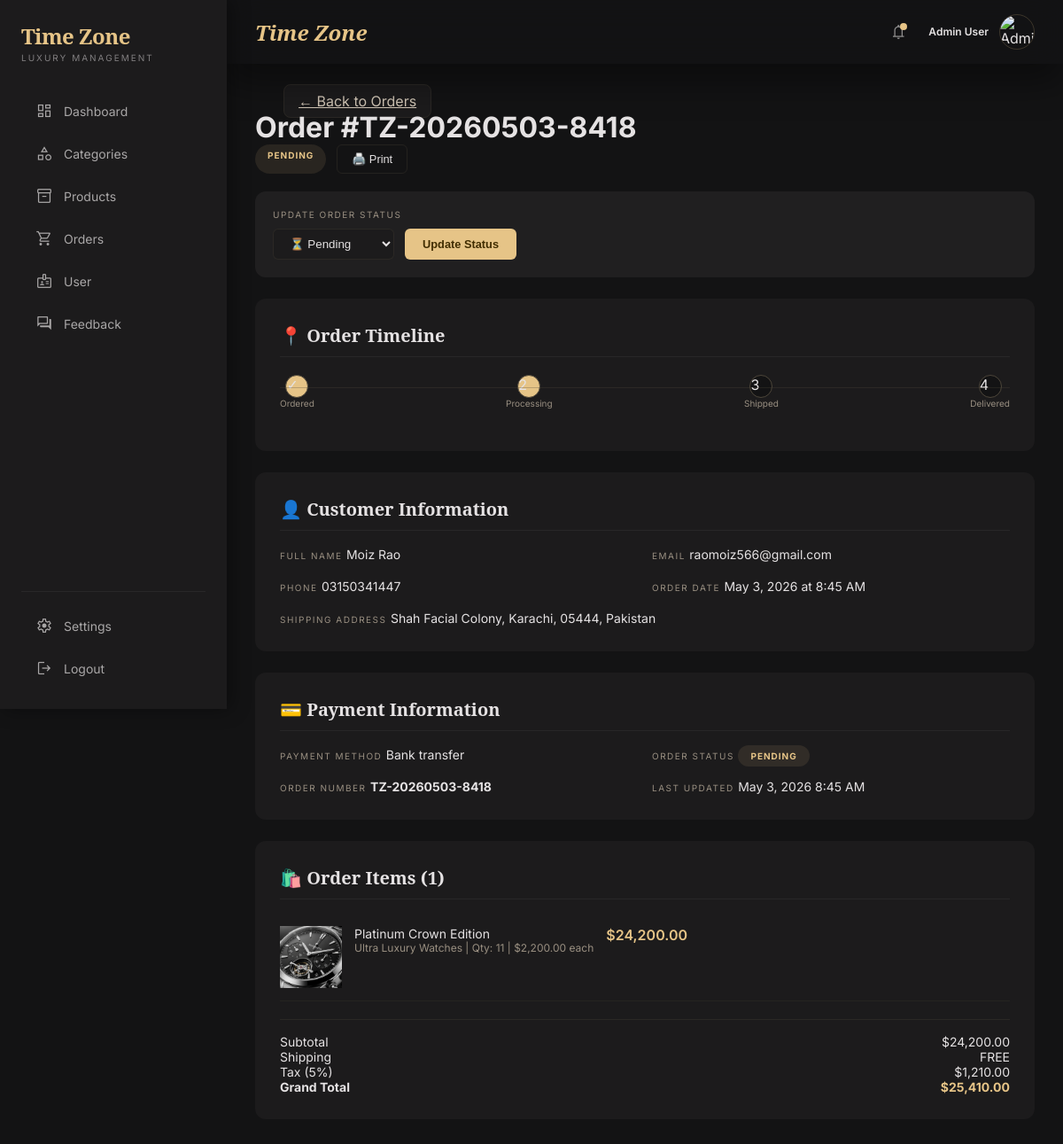
The app's page /admin panel/pages/order_detail.php?id=8 (signed in) with its own data.
### tables this page shows
CREATE TABLE `orders` (
  `order_id` int(11) NOT NULL,
  `order_number` varchar(50) NOT NULL,
  `customer_name` varchar(100) NOT NULL,
  `customer_email` varchar(100) NOT NULL,
  `customer_phone` varchar(20) NOT NULL,
  `shipping_address` text NOT NULL,
  `payment_method` varchar(50) NOT NULL,
  `subtotal` decimal(10,2) NOT NULL,
  `tax` decimal(10,2) NOT NULL DEFAULT 0.00,
  `shipping` decimal(10,2) NOT NULL DEFAULT 0.00,
  `total` decimal(10,2) NOT NULL,
  `notes` text DEFAULT NULL,
  `status` enum('pending','processing','shipped','delivered','cancelled') DEFAULT 'pending',
  `created_at` timestamp NOT NULL DEFAULT current_timestamp(),
  `updated_at` timestamp NOT NULL DEFAULT current_timestamp() ON UPDATE current_timestamp()
);

CREATE TABLE `order_items` (
  `item_id` int(11) NOT NULL,
  `order_id` int(11) NOT NULL,
  `product_id` int(11) NOT NULL,
  `quantity` int(11) NOT NULL,
  `price` decimal(10,2) NOT NULL,
  `total` decimal(10,2) NOT NULL
);

CREATE TABLE `products` (
  `p_id` int(11) NOT NULL,
  `p_name` varchar(255) DEFAULT NULL,
  `p_desc` text DEFAULT NULL,
  `p_price` decimal(7,2) DEFAULT NULL,
  `p_stock` int(11) DEFAULT NULL,
  `p_image` varchar(255) DEFAULT NULL,
  `p_cid` int(11) DEFAULT NULL,
  `p_status` varchar(50) DEFAULT NULL
);

CREATE TABLE `category` (
  `c_id` int(11) NOT NULL,
  `c_name` varchar(255) NOT NULL,
  `c_description` text DEFAULT NULL,
  `c_image` varchar(255) DEFAULT NULL,
  `c_status` varchar(10) DEFAULT NULL
);

### admin panel/pages/order_detail.php (the view, shortened to what this page needs)
<?php
include '../common/header.php';
include('../config/conn.php');
$order_id = isset($_GET['id']) ? intval($_GET['id']) : 0;
$order_query = "SELECT * FROM orders WHERE order_id = $order_id";
$order_result = mysqli_query($conn, $order_query);
$order = mysqli_fetch_assoc($order_result);
$items_query = "SELECT oi.*, p.p_name, p.p_image, p.p_desc, cat.c_name
                FROM order_items oi
                JOIN products p ON oi.  product_id = p.p_id
                JOIN category cat ON p.p_cid = cat.c_id
                WHERE oi.order_id = $order_id";
$items_result = mysqli_query($conn, $items_query);
$order_items = [];
while ($row = mysqli_fetch_assoc($items_result)) {
    $order_items[] = $row;
}
?>
<!DOCTYPE html>
<html lang="en">
<head>
</head>
<body>
<div class="admin-layout">
  <main class="main-content-order">
    <div class="page-header-bar">
      <div>
        <a href="order.php" class="back-btn">← Back to Orders</a>
        <br>
        <h1 class="page-title">Order <span>#<?php echo $order['order_number']; ?></span></h1>
      </div>
      <div style="display: flex; gap: 12px;">
        <span class="status-badge-lg status-<?php echo $order['status']; ?>">
          <?php echo ucfirst($order['status']); ?>
        </span>
        <button onclick="window.print()" class="print-btn">🖨️ Print</button>
      </div>
    </div>
    <div class="status-update">
      <div class="status-update-title">Update Order Status</div>
      <form method="POST" class="status-form">
        <select name="status" class="status-select">
          <option value="pending" <?php echo $order['status'] == 'pending' ? 'selected' : ''; ?>>⏳ Pending</option>
        </select>
        <button type="submit" name="update_status" class="update-btn">Update Status</button>
      </form>
    </div>
    <div class="info-card" style="margin-top: 24px;">
      <h3 class="card-title">📍 Order Timeline</h3>
      <div class="timeline">
        <div class="timeline-step">
          <div class="step-dot <?php echo in_array($order['status'], ['pending','processing','shipped','delivered']) ? 'completed' : ''; ?>">✓</div>
          <span class="step-label">Ordered</span>
        </div>
        <div class="timeline-step">
          <div class="step-dot <?php echo in_array($order['status'], ['processing','shipped','delivered']) ? 'completed' : ($order['status'] == 'pending' ? 'active' : ''); ?>">
            <?php echo in_array($order['status'], ['processing','shipped','delivered']) ? '✓' : '2'; ?>
          </div>
          <span class="step-label">Processing</span>
        </div>
        <div class="timeline-step">
          <div class="step-dot <?php echo in_array($order['status'], ['shipped','delivered']) ? 'completed' : ($order['status'] == 'processing' ? 'active' : ''); ?>">
            <?php echo in_array($order['status'], ['shipped','delivered']) ? '✓' : '3'; ?>
          </div>
          <span class="step-label">Shipped</span>
        </div>
        <div class="timeline-step">
          <div class="step-dot <?php echo $order['status'] == 'delivered' ? 'completed' : ($order['status'] == 'shipped' ? 'active' : ''); ?>">
            <?php echo $order['status'] == 'delivered' ? '✓' : '4'; ?>
          </div>
          <span class="step-label">Delivered</span>
        </div>
      </div>
    </div>
    <div class="info-card">
      <h3 class="card-title">👤 Customer Information</h3>
      <div class="info-grid">
        <div class="info-item">
          <span class="info-label">Full Name</span>
          <span class="info-value"><?php echo $order['customer_name']; ?></span>
        </div>
        <div class="info-item">
          <span class="info-label">Email</span>
          <span class="info-value"><?php echo $order['customer_email']; ?></span>
        </div>
        <div class="info-item">
          <span class="info-label">Phone</span>
          <span class="info-value"><?php echo $order['customer_phone']; ?></span>
        </div>
        <div class="info-item">
          <span class="info-label">Order Date</span>
          <span class="info-value"><?php echo date('F j, Y \a\t g:i A', strtotime($order['created_at'])); ?></span>
        </div>
        <div class="info-item" style="grid-column: 1 / -1;">
          <span class="info-label">Shipping Address</span>
          <span class="info-value"><?php echo $order['shipping_address']; ?></span>
        </div>
      </div>
    </div>
    <div class="info-card">
      <h3 class="card-title">💳 Payment Information</h3>
      <div class="info-grid">
        <div class="info-item">
          <span class="info-label">Payment Method</span>
          <span class="info-value"><?php echo str_replace('_', ' ', ucfirst($order['payment_method'])); ?></span>
        </div>
        <div class="info-item">
          <span class="info-label">Order Status</span>
          <span class="info-value"><span class="status-badge-lg status-<?php echo $order['status']; ?>"><?php echo ucfirst($order['status']); ?></span></span>
        </div>
        <div class="info-item">
          <span class="info-label">Order Number</span>
          <span class="info-value" style="color: var(--gold); font-weight: 700;"><?php echo $order['order_number']; ?></span>
        </div>
        <div class="info-item">
          <span class="info-label">Last Updated</span>
          <span class="info-value"><?php echo date('F j, Y g:i A', strtotime($order['updated_at'])); ?></span>
        </div>
      </div>
    </div>
    <div class="info-card">
      <h3 class="card-title">🛍️ Order Items (<?php echo count($order_items); ?>)</h3>
      <?php foreach ($order_items as $item): ?>
      <div class="item-row">
        <img src="../../admin panel/assets/images/<?php echo $item['p_image']; ?>" alt="<?php echo $item['p_name']; ?>">
        <div class="item-info">
          <div class="item-name"><?php echo $item['p_name']; ?></div>
          <div class="item-meta"><?php echo $item['c_name']; ?> | Qty: <?php echo $item['quantity']; ?> | $<?php echo number_format($item['price'], 2); ?> each</div>
        </div>
        <div class="item-price">$<?php echo number_format($item['total'], 2); ?></div>
      </div>
      <?php endforeach; ?>
      <div class="totals-section">
        <div class="total-row">
          <span class="label">Subtotal</span>
          <span class="value">$<?php echo number_format($order['subtotal'], 2); ?></span>
        </div>
        <div class="total-row">
          <span class="label">Shipping</span>
          <span class="value" style="color: var(--success);">FREE</span>
        </div>
        <div class="total-row">
          <span class="label">Tax (5%)</span>
          <span class="value">$<?php echo number_format($order['tax'], 2); ?></span>
        </div>
        <div class="total-row grand">
          <span class="label">Grand Total</span>
          <span class="value">$<?php echo number_format($order['total'], 2); ?></span>
        </div>
      </div>
    </div>
  </main>
</div>
</body>
</html>

### admin panel/common/header.php (shortened to what this page needs)
<!DOCTYPE html>
<html lang="en">
<head>
<link rel="stylesheet" href="../assets/css/style.css"/>
</head>
<body>
<div class="admin-wrapper">
<aside class="sidebar">
  <div class="sidebar-brand"><h2 style="font-weight: 900; font-size:24px;">Time Zone</h2><p>Luxury Management</p></div>
<nav class="sidebar-nav">
    <a href="/e-project/admin%20panel/pages/index.php" class="nav-link">
        <span class="material-symbols-outlined">dashboard</span>
        <span>Dashboard</span>
    </a>
    <a href="/e-project/admin%20panel/pages/CATEGORIES/" class="nav-link">
        <span class="material-symbols-outlined">category</span>
        <span>Categories</span>
    </a>
    <a href="/e-project/admin%20panel/pages/products/" class="nav-link">
        <span class="material-symbols-outlined">inventory_2</span>
        <span>Products</span>
    </a>
    <a href="/e-project/admin%20panel/pages/order.php" class="nav-link">
        <span class="material-symbols-outlined">shopping_cart</span>
        <span>Orders</span>
    </a>
    <a href="/e-project/admin%20panel/pages/user/employees.php" class="nav-link">
        <span class="material-symbols-outlined">badge</span>
        <span>User</span>
    </a>
    <a href="/e-project/admin%20panel/pages/feedbacks.php" class="nav-link">
        <span class="material-symbols-outlined">forum</span>
        <span>Feedback</span>
    </a>
</nav>
  <div class="sidebar-footer">
  <a href="/e-project/admin%20panel/pages/settings.php" class="nav-link"><span class="material-symbols-outlined">settings</span><span>Settings</span></a>
    <a href="../../../../e-project/user_panel/pages/login.php" class="nav-link logout"><span class="material-symbols-outlined">logout</span><span>Logout</span></a>
  </div>
</aside>
<div class="main-content">
<header class="top-header">
  <div style="display:flex;align-items:center;gap:32px;">
    <span class="header-brand" style="font-weight: 900;">Time Zone</span>
  </div>
  <div class="header-right">
    <button class="notif-btn"><span class="material-symbols-outlined">notifications</span><span class="notif-dot"></span></button>
    <div class="admin-user">
      <div class="admin-user-info" style="text-align:right"><p>Admin User</p><span></span></div>
      <img src="https://lh3.googleusercontent.com/aida-public/AB6AXuDw73XO4P020_6hUjv0atY8oAp0GfrtL-Azzbo5ZP90C8GPBIfqUAY4ofOZzIen4GUeU3uAGZZ1lqm64PZPadg-WzLxpOHXMVijnrc46g6qxzmjirC_eganzaQi_jVnaxjMuQH58dk9VTw_dprMn6a7OBwkvRoWF7Yk2mIeFCCkWGE7GzS8IxgnIYVewsfgP3igSjPxE3imec7fAb38wO9wQBS0ClMEt5HGaoVdjKLoOBYvtju9AoFkFQAhGF_Tr29GcM_i4NbSNeo7" alt="Admin"/>
    </div>
  </div>
</header>

### admin panel/assets/css/style.css (style rules this page uses)
:root { --primary: #e6c487; --primary-container: #c9a96e; --on-primary: #412d00; --background: #131314; --surface: #131314; --surface-container: #201f20; --surface-container-low: #1c1b1c; --surface-container-high: #2a2a2b; --surface-container-highest: #353436; --on-surface: #e5e2e3; --on-surface-variant: #d0c5b5; --outline: #998f81; --outline-variant: #4d463a; --error: #ffb4ab; --error-container: #93000a; }
* { box-sizing: border-box; margin: 0; padding: 0; }
body { font-family: 'Inter', sans-serif; background: var(--background); color: var(--on-surface); min-height: 100vh; }
.material-symbols-outlined { font-variation-settings: 'FILL' 0, 'wght' 300, 'GRAD' 0, 'opsz' 24; font-size: 20px; vertical-align: middle; }
.admin-wrapper { display: flex; min-height: 100vh; flex-direction: column; }
.sidebar { width: 256px; min-height: 100vh; background: #1C1B1C; position: fixed; left: 0; top: 0; display: flex; flex-direction: column; padding: 24px; box-shadow: 4px 0 20px rgba(0, 0, 0, 0.4); z-index: 50; }
.sidebar-brand h2 { font-family: 'Noto Serif', serif; font-size: 1.25rem; color: var(--primary); letter-spacing: -0.025em; }
.sidebar-brand p { font-size: 10px; text-transform: uppercase; letter-spacing: 0.2em; color: rgba(229, 226, 227, 0.5); margin-top: 2px; }
.sidebar-nav { flex: 1; margin-top: 32px; display: flex; flex-direction: column; gap: 4px; }
.nav-link { display: flex; align-items: center; gap: 12px; padding: 12px 16px; border-radius: 8px; font-size: 0.875rem; color: rgba(229, 226, 227, 0.7); text-decoration: none; transition: all 0.3s; cursor: pointer; }
.sidebar-footer { border-top: 1px solid rgba(255, 255, 255, 0.05); padding-top: 16px; margin-top: 16px; display: flex; flex-direction: column; gap: 4px; }
.main-content { flex: 1; margin-left: 256px; display: flex; flex-direction: column; min-height: 100vh; }
.top-header { display: flex; justify-content: space-between; align-items: center; padding: 16px 32px; background: rgba(19, 19, 20, 0.6); backdrop-filter: blur(20px); position: sticky; top: 0; z-index: 40; box-shadow: 0 20px 40px rgba(0, 0, 0, 0.4); }
.header-brand { font-family: 'Noto Serif', serif; font-style: italic; font-size: 1.5rem; color: var(--primary); }
.header-right { display: flex; align-items: center; gap: 24px; }
.notif-btn { position: relative; background: none; border: none; color: rgba(229, 226, 227, 0.6); cursor: pointer; transition: color 0.3s; }
.notif-dot { position: absolute; top: 0; right: 0; width: 8px; height: 8px; background: var(--primary); border-radius: 50%; }
.admin-user { display: flex; align-items: center; gap: 12px; cursor: pointer; }
.admin-user img { width: 40px; height: 40px; border-radius: 50%; object-fit: cover; border: 1px solid rgba(230, 196, 135, 0.2); transition: border-color 0.3s; }
.admin-user-info p { font-size: 0.75rem; font-weight: 600; line-height: 1; }
input, select, textarea { box-sizing: border-box; }

### records on screen
orders: order_number "TZ-20260503-8418", status "PENDING", status "⏳ Pending", customer_name "Moiz Rao", customer_email "raomoiz566@gmail.com", customer_phone "03150341447", created_at "May 3, 2026 at 8:45 AM", shipping_address "Shah Facial Colony, Karachi, 05444, Pakistan", payment_method "Bank transfer", updated_at "May 3, 2026 8:45 AM", subtotal "24,200.00", tax "1,210.00", total "25,410.00"
order_items: product.p_image (picture), product.p_name "Platinum Crown Edition", category.c_name "Ultra Luxury Watches", quantity "11", price "2,200.00", total "24,200.00"

### other values on screen
count($order_items) "1"
